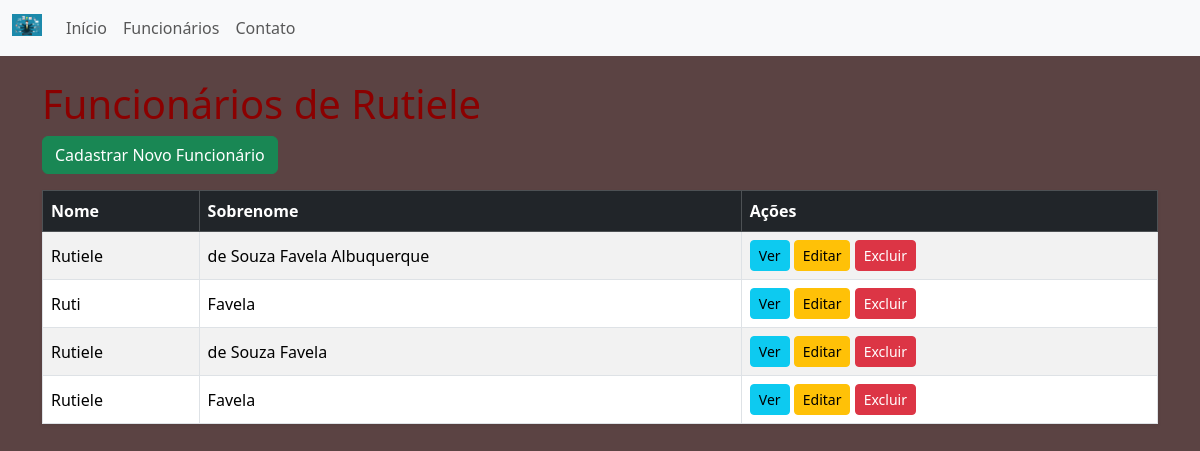
/website/funcionarios/, run on an earlier commit of the app's database.
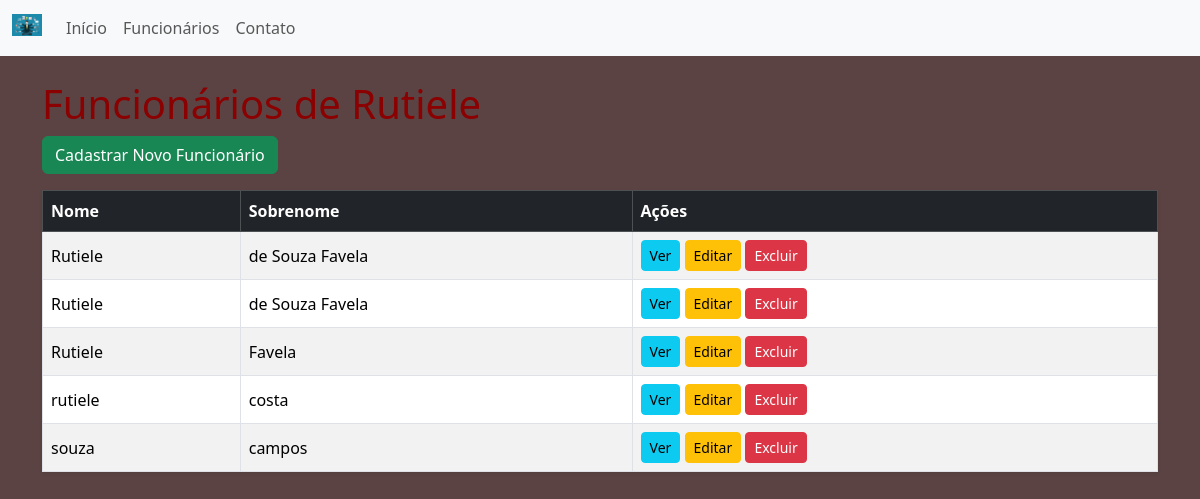
And on a later commit of the database.
### funcionarios/models.py (models this page shows, shortened)
class Funcionarios(models.Model):
    nome = models.CharField(
        max_length=255,
        null = False,
        blank = False
    )
    sobrenome = models.CharField(
        max_length=255,
        null = False,
        blank = False
    )
    cpf = models.CharField(
        max_length=14,
        null = False,
        blank = False
    )
    tempo_de_servico = models.IntegerField(
        default=0,
        null=False,
        blank=False
    )
    remuneracao = models.DecimalField(
        max_digits=8,
        decimal_places=2,
        null=False,
        blank=False
    )
    objects = models.Manager()

### website/views.py (the view)
# urls.py: path('funcionarios/', views.lista_funcionarios, name='listar'),
def lista_funcionarios(request):
    funcionarios = Funcionarios.objects.all()
    contexto = {
        'funcionarios': funcionarios,
        "autor": settings.AUTOR_SISTEMA
    }
    return render(request, 'website/funcionarios.html', contexto)

### website/templates/website/funcionarios.html (shortened to what this page needs)
{% extends 'website/base.html' %}
{% block content %}
<h1>Funcionários de {{ autor }}</h1>
<a href="{% url 'website:cadastrar' %}" class="btn btn-success mb-3">Cadastrar Novo Funcionário</a>
<table class="table table-striped table-bordered align-middle shadow-sm">
    <thead class="table-dark">
        <tr>
            <th>Nome</th>
            <th>Sobrenome</th>
            <th>Ações</th>
        </tr>
    </thead>
    <tbody>
        {% for funcionario in funcionarios %}
        <tr>
            <td>{{ funcionario.nome }}</td>
            <td>{{ funcionario.sobrenome }}</td>
            <td>
                <a href="{% url 'website:detalhes' funcionario.id %}" class="btn btn-info btn-sm">Ver</a>
                <a href="{% url 'website:editar' funcionario.id %}" class="btn btn-warning btn-sm">Editar</a>
                <a href="{% url 'website:excluir' funcionario.id %}" class="btn btn-danger btn-sm">Excluir</a>
            </td>
        </tr>
        {% empty %}
        <tr>
            <td colspan="3" class="text-center">Nenhum funcionário cadastrado.</td>
        </tr>
        {% endfor %}
    </tbody>
</table>
{% endblock %}

### website/templates/website/base.html (shortened to what this page needs)
<!DOCTYPE html>
{% load static %}
<html lang="pt-br">
<head>
    <link href="https://cdn.jsdelivr.net/npm/bootstrap@5.3.8/dist/css/bootstrap.min.css" rel="stylesheet">
    <link rel="stylesheet" href="{% static 'website/_templates/css/style.css' %}">
</head>
<body>
    <header class="mb-4">
        <nav class="navbar navbar-expand-lg bg-body-tertiary">
            <div class="container-fluid">
                <a class="navbar-brand" href="#">
                    <img src="{% static 'website/img/image.png' %}" alt="Logo" width="30"
                        class="d-inline-block align-text-top">
                </a>
                <div class="collapse navbar-collapse" id="navbarNav">
                    <ul class="navbar-nav">
                        <li class="nav-item">
                            <a class="nav-link" href="{% url 'website:index' %}">Início</a>
                        </li>
                        <li class="nav-item">
                            <a class="nav-link" href="{% url 'website:listar' %}">Funcionários</a>
                        </li>
                        <li class="nav-item">
                            <a class="nav-link" href="#">Contato</a>
                        </li>
                    </ul>
                </div>
            </div>
        </nav>
    </header>
    <main class="container">
        <h1>
            {% block content %}{% endblock %}
        </h1>
    </main>
</body>
</html>

### website/static/website/css/style.css (style rules this page uses)
body { background-color: rgb(91, 67, 67); }
h1 { color: darkred; }

What changed in the data, as far as the page shows it:
removed Funcionarios: nome "Ruti", sobrenome "Favela"
changed Funcionarios (number 1 of 5 on the later page): sobrenome "de Souza Favela Albuquerque" → "de Souza Favela"
added Funcionarios: nome "rutiele", sobrenome "costa"
added Funcionarios: nome "souza", sobrenome "campos"
